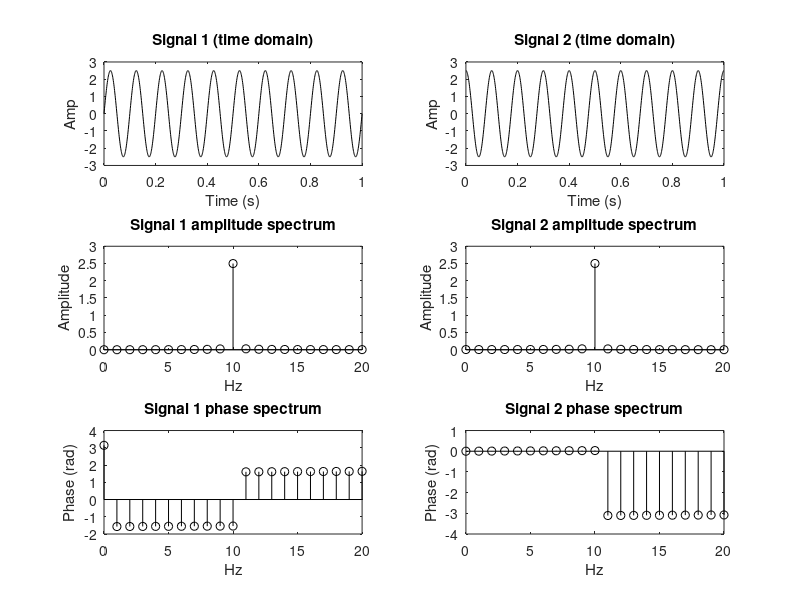

MATLAB code to generate this figure:
% So sánh phổ biên độ và phổ pha của 2 tín hiệu sin cùng tần số nhưng lệch pha.
% Hai tín hiệu sin có cùng biên độ (2.5), cùng tần số (10 Hz) nhưng khác pha (0 và π/2).
% Trong miền tần số, phổ biên độ của cả 2 tín hiệu là giống nhau (cột tại 10 Hz với biên độ ≈ 2.5).
% Nhưng phổ pha khác nhau:
% Tín hiệu 1 (pha = 0) → pha tại 10 Hz ≈ 0 rad.
% Tín hiệu 2 (pha = π/2) → pha tại 10 Hz ≈ +π/2 rad.

% Tham số mô phỏng
srate = 1000;       % tần số lấy mẫu (Hz)
time  = 0:1/srate:1; 
N     = length(time);

% Tín hiệu 1 và 2 (cùng biên độ, cùng tần số, khác pha)
signal1 = 2.5*sin(2*pi*10*time + 0);      % pha = 0
signal2 = 2.5*sin(2*pi*10*time + pi/2);   % pha = pi/2

% FFT của 2 tín hiệu
fft1 = fft(signal1)/N;  
fft2 = fft(signal2)/N;

% Chỉ lấy nửa phổ (do FFT đối xứng)
hz = linspace(0, srate/2, floor(N/2)+1);

amp1 = 2*abs(fft1(1:length(hz)));   % phổ biên độ tín hiệu 1
amp2 = 2*abs(fft2(1:length(hz)));   % phổ biên độ tín hiệu 2
pha1 = angle(fft1(1:length(hz)));   % phổ pha tín hiệu 1
pha2 = angle(fft2(1:length(hz)));   % phổ pha tín hiệu 2

% Vẽ kết quả
figure;

subplot(321), plot(time,signal1,'k')
title('Signal 1 (time domain)'), xlabel('Time (s)'), ylabel('Amp')

subplot(322), plot(time,signal2,'k')
title('Signal 2 (time domain)'), xlabel('Time (s)'), ylabel('Amp')

subplot(323), stem(hz,amp1,'k')
title('Signal 1 amplitude spectrum'), xlabel('Hz'), ylabel('Amplitude')
xlim([0 20]), ylim([0 3])

subplot(324), stem(hz,amp2,'k')
title('Signal 2 amplitude spectrum'), xlabel('Hz'), ylabel('Amplitude')
xlim([0 20]), ylim([0 3])

subplot(325), stem(hz,pha1,'k')
title('Signal 1 phase spectrum'), xlabel('Hz'), ylabel('Phase (rad)')
xlim([0 20])

subplot(326), stem(hz,pha2,'k')
title('Signal 2 phase spectrum'), xlabel('Hz'), ylabel('Phase (rad)')
xlim([0 20])
